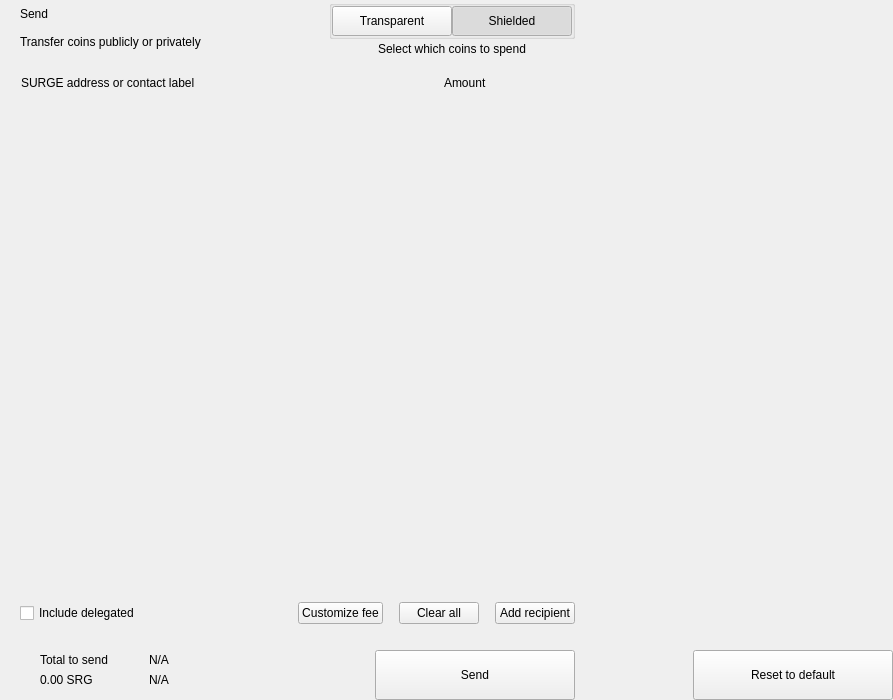
<?xml version="1.0" encoding="UTF-8"?>
<ui version="4.0">
 <class>send</class>
 <widget class="QWidget" name="send">
  <property name="geometry">
   <rect>
    <x>0</x>
    <y>0</y>
    <width>893</width>
    <height>700</height>
   </rect>
  </property>
  <property name="windowTitle">
   <string>Form</string>
  </property>
  <layout class="QHBoxLayout" name="horizontalLayout_2" stretch="2,1">
   <property name="spacing">
    <number>0</number>
   </property>
   <property name="leftMargin">
    <number>0</number>
   </property>
   <property name="topMargin">
    <number>0</number>
   </property>
   <property name="rightMargin">
    <number>0</number>
   </property>
   <property name="bottomMargin">
    <number>0</number>
   </property>
   <item>
    <widget class="QWidget" name="left" native="true">
     <layout class="QVBoxLayout" name="verticalLayout_3">
      <property name="spacing">
       <number>0</number>
      </property>
      <property name="leftMargin">
       <number>0</number>
      </property>
      <property name="topMargin">
       <number>0</number>
      </property>
      <property name="rightMargin">
       <number>0</number>
      </property>
      <property name="bottomMargin">
       <number>0</number>
      </property>
      <item>
       <layout class="QVBoxLayout" name="verticalLayout_22" stretch="0,0,0,1,0,0,0,0">
        <property name="spacing">
         <number>0</number>
        </property>
        <item>
         <layout class="QHBoxLayout" name="horizontalLayout_3">
          <property name="spacing">
           <number>0</number>
          </property>
          <property name="leftMargin">
           <number>20</number>
          </property>
          <property name="rightMargin">
           <number>20</number>
          </property>
          <item>
           <layout class="QVBoxLayout" name="verticalLayout">
            <property name="spacing">
             <number>0</number>
            </property>
            <item>
             <widget class="QLabel" name="labelTitle">
              <property name="text">
               <string>Send</string>
              </property>
              <property name="alignment">
               <set>Qt::AlignLeading|Qt::AlignLeft|Qt::AlignVCenter</set>
              </property>
             </widget>
            </item>
            <item>
             <widget class="QLabel" name="labelSubtitle1">
              <property name="text">
               <string>Transfer coins publicly or privately</string>
              </property>
             </widget>
            </item>
           </layout>
          </item>
          <item>
           <spacer name="horizontalSpacer">
            <property name="orientation">
             <enum>Qt::Horizontal</enum>
            </property>
            <property name="sizeHint" stdset="0">
             <size>
              <width>40</width>
              <height>20</height>
             </size>
            </property>
           </spacer>
          </item>
          <item>
           <layout class="QVBoxLayout" name="verticalLayout_6">
            <property name="spacing">
             <number>3</number>
            </property>
            <item alignment="Qt::AlignHCenter">
             <widget class="QGroupBox" name="groupBox">
              <property name="styleSheet">
               <string notr="true">#groupBox{
padding-top:2px;
}</string>
              </property>
              <property name="title">
               <string/>
              </property>
              <property name="alignment">
               <set>Qt::AlignCenter</set>
              </property>
              <layout class="QHBoxLayout" name="horizontalLayout_4">
               <property name="spacing">
                <number>0</number>
               </property>
               <property name="leftMargin">
                <number>0</number>
               </property>
               <property name="topMargin">
                <number>0</number>
               </property>
               <property name="rightMargin">
                <number>0</number>
               </property>
               <property name="bottomMargin">
                <number>0</number>
               </property>
               <item>
                <widget class="QPushButton" name="pushLeft">
                 <property name="minimumSize">
                  <size>
                   <width>120</width>
                   <height>30</height>
                  </size>
                 </property>
                 <property name="maximumSize">
                  <size>
                   <width>120</width>
                   <height>30</height>
                  </size>
                 </property>
                 <property name="focusPolicy">
                  <enum>Qt::NoFocus</enum>
                 </property>
                 <property name="text">
                  <string>Transparent</string>
                 </property>
                 <property name="checkable">
                  <bool>true</bool>
                 </property>
                 <property name="autoExclusive">
                  <bool>true</bool>
                 </property>
                </widget>
               </item>
               <item>
                <widget class="QPushButton" name="pushRight">
                 <property name="minimumSize">
                  <size>
                   <width>120</width>
                   <height>30</height>
                  </size>
                 </property>
                 <property name="maximumSize">
                  <size>
                   <width>120</width>
                   <height>30</height>
                  </size>
                 </property>
                 <property name="focusPolicy">
                  <enum>Qt::NoFocus</enum>
                 </property>
                 <property name="text">
                  <string>Shielded</string>
                 </property>
                 <property name="checkable">
                  <bool>true</bool>
                 </property>
                 <property name="checked">
                  <bool>true</bool>
                 </property>
                 <property name="autoExclusive">
                  <bool>true</bool>
                 </property>
                </widget>
               </item>
              </layout>
             </widget>
            </item>
            <item alignment="Qt::AlignHCenter|Qt::AlignTop">
             <widget class="QLabel" name="labelSubtitle2">
              <property name="styleSheet">
               <string notr="true"/>
              </property>
              <property name="text">
               <string>Select which coins to spend</string>
              </property>
              <property name="alignment">
               <set>Qt::AlignCenter</set>
              </property>
              <property name="indent">
               <number>0</number>
              </property>
             </widget>
            </item>
           </layout>
          </item>
         </layout>
        </item>
        <item>
         <spacer name="verticalSpacer_2">
          <property name="orientation">
           <enum>Qt::Vertical</enum>
          </property>
          <property name="sizeType">
           <enum>QSizePolicy::Fixed</enum>
          </property>
          <property name="sizeHint" stdset="0">
           <size>
            <width>20</width>
            <height>20</height>
           </size>
          </property>
         </spacer>
        </item>
        <item>
         <layout class="QHBoxLayout" name="horizontalLayout" stretch="6,0,2">
          <property name="spacing">
           <number>0</number>
          </property>
          <property name="leftMargin">
           <number>10</number>
          </property>
          <property name="topMargin">
           <number>0</number>
          </property>
          <property name="rightMargin">
           <number>20</number>
          </property>
          <property name="bottomMargin">
           <number>0</number>
          </property>
          <item>
           <widget class="QLabel" name="labelSubtitleAddress">
            <property name="styleSheet">
             <string notr="true">margin-left:8px;</string>
            </property>
            <property name="text">
             <string>SURGE address or contact label</string>
            </property>
           </widget>
          </item>
          <item>
           <spacer name="horizontalSpacer_3">
            <property name="orientation">
             <enum>Qt::Horizontal</enum>
            </property>
            <property name="sizeType">
             <enum>QSizePolicy::Fixed</enum>
            </property>
            <property name="sizeHint" stdset="0">
             <size>
              <width>40</width>
              <height>1</height>
             </size>
            </property>
           </spacer>
          </item>
          <item>
           <widget class="QLabel" name="labelSubtitleAmount">
            <property name="text">
             <string>Amount</string>
            </property>
           </widget>
          </item>
         </layout>
        </item>
        <item>
         <widget class="QScrollArea" name="scrollArea">
          <property name="minimumSize">
           <size>
            <width>0</width>
            <height>350</height>
           </size>
          </property>
          <property name="styleSheet">
           <string notr="true">#scrollArea {
            background:transparent;
            margin-top:10px;
}</string>
          </property>
          <property name="horizontalScrollBarPolicy">
           <enum>Qt::ScrollBarAlwaysOff</enum>
          </property>
          <property name="sizeAdjustPolicy">
           <enum>QAbstractScrollArea::AdjustIgnored</enum>
          </property>
          <property name="widgetResizable">
           <bool>true</bool>
          </property>
          <property name="alignment">
           <set>Qt::AlignLeading|Qt::AlignLeft|Qt::AlignTop</set>
          </property>
          <widget class="QWidget" name="scrollAreaWidgetContents">
           <property name="geometry">
            <rect>
             <x>0</x>
             <y>0</y>
             <width>591</width>
             <height>16</height>
            </rect>
           </property>
           <property name="sizePolicy">
            <sizepolicy hsizetype="Preferred" vsizetype="Maximum">
             <horstretch>0</horstretch>
             <verstretch>0</verstretch>
            </sizepolicy>
           </property>
           <property name="autoFillBackground">
            <bool>false</bool>
           </property>
           <property name="styleSheet">
            <string notr="true">#scrollAreaWidgetContents {
             background:transparent;
             }</string>
           </property>
           <layout class="QVBoxLayout" name="verticalLayout_7">
            <property name="spacing">
             <number>0</number>
            </property>
            <property name="sizeConstraint">
             <enum>QLayout::SetDefaultConstraint</enum>
            </property>
            <property name="leftMargin">
             <number>0</number>
            </property>
            <property name="topMargin">
             <number>0</number>
            </property>
            <property name="rightMargin">
             <number>0</number>
            </property>
            <property name="bottomMargin">
             <number>0</number>
            </property>
           </layout>
          </widget>
         </widget>
        </item>
        <item>
         <spacer name="verticalSpacer_4">
          <property name="orientation">
           <enum>Qt::Vertical</enum>
          </property>
          <property name="sizeType">
           <enum>QSizePolicy::Fixed</enum>
          </property>
          <property name="sizeHint" stdset="0">
           <size>
            <width>20</width>
            <height>20</height>
           </size>
          </property>
         </spacer>
        </item>
        <item>
         <layout class="QHBoxLayout" name="horizontalLayout_20">
          <property name="spacing">
           <number>6</number>
          </property>
          <property name="leftMargin">
           <number>20</number>
          </property>
          <property name="rightMargin">
           <number>20</number>
          </property>
          <item>
           <widget class="QCheckBox" name="checkBoxDelegations">
            <property name="layoutDirection">
             <enum>Qt::LeftToRight</enum>
            </property>
            <property name="text">
             <string>Include delegated</string>
            </property>
           </widget>
          </item>
          <item>
           <spacer name="horizontalSpacer_4">
            <property name="orientation">
             <enum>Qt::Horizontal</enum>
            </property>
            <property name="sizeHint" stdset="0">
             <size>
              <width>10</width>
              <height>20</height>
             </size>
            </property>
           </spacer>
          </item>
          <item>
           <widget class="QPushButton" name="pushButtonFee">
            <property name="focusPolicy">
             <enum>Qt::NoFocus</enum>
            </property>
            <property name="text">
             <string>Customize fee</string>
            </property>
           </widget>
          </item>
          <item>
           <spacer name="horizontalSpacer_11">
            <property name="orientation">
             <enum>Qt::Horizontal</enum>
            </property>
            <property name="sizeType">
             <enum>QSizePolicy::Minimum</enum>
            </property>
            <property name="sizeHint" stdset="0">
             <size>
              <width>10</width>
              <height>20</height>
             </size>
            </property>
           </spacer>
          </item>
          <item>
           <widget class="QPushButton" name="pushButtonClear">
            <property name="focusPolicy">
             <enum>Qt::NoFocus</enum>
            </property>
            <property name="layoutDirection">
             <enum>Qt::RightToLeft</enum>
            </property>
            <property name="text">
             <string>Clear all</string>
            </property>
           </widget>
          </item>
          <item>
           <spacer name="horizontalSpacer_6">
            <property name="orientation">
             <enum>Qt::Horizontal</enum>
            </property>
            <property name="sizeType">
             <enum>QSizePolicy::Fixed</enum>
            </property>
            <property name="sizeHint" stdset="0">
             <size>
              <width>10</width>
              <height>20</height>
             </size>
            </property>
           </spacer>
          </item>
          <item>
           <widget class="QPushButton" name="pushButtonAddRecipient">
            <property name="focusPolicy">
             <enum>Qt::NoFocus</enum>
            </property>
            <property name="text">
             <string>Add recipient</string>
            </property>
           </widget>
          </item>
         </layout>
        </item>
        <item>
         <spacer name="verticalSpacer">
          <property name="orientation">
           <enum>Qt::Vertical</enum>
          </property>
          <property name="sizeType">
           <enum>QSizePolicy::Fixed</enum>
          </property>
          <property name="sizeHint" stdset="0">
           <size>
            <width>20</width>
            <height>16</height>
           </size>
          </property>
         </spacer>
        </item>
        <item>
         <layout class="QHBoxLayout" name="horizontalLayout_7">
          <property name="rightMargin">
           <number>20</number>
          </property>
          <item>
           <layout class="QHBoxLayout" name="horizontalLayout_10">
            <property name="spacing">
             <number>0</number>
            </property>
            <property name="leftMargin">
             <number>8</number>
            </property>
            <item>
             <widget class="QStackedWidget" name="stackedWidget">
              <property name="minimumSize">
               <size>
                <width>0</width>
                <height>60</height>
               </size>
              </property>
              <property name="maximumSize">
               <size>
                <width>16777215</width>
                <height>60</height>
               </size>
              </property>
              <widget class="QWidget" name="page1">
               <layout class="QVBoxLayout" name="verticalLayout_71" stretch="0">
                <property name="spacing">
                 <number>6</number>
                </property>
                <property name="leftMargin">
                 <number>12</number>
                </property>
                <property name="topMargin">
                 <number>0</number>
                </property>
                <property name="rightMargin">
                 <number>0</number>
                </property>
                <property name="bottomMargin">
                 <number>0</number>
                </property>
                <item>
                 <widget class="QWidget" name="coinWidget" native="true">
                  <property name="minimumSize">
                   <size>
                    <width>0</width>
                    <height>60</height>
                   </size>
                  </property>
                  <property name="maximumSize">
                   <size>
                    <width>16777215</width>
                    <height>60</height>
                   </size>
                  </property>
                  <layout class="QHBoxLayout" name="horizontalLayout_9">
                   <property name="spacing">
                    <number>0</number>
                   </property>
                   <property name="leftMargin">
                    <number>20</number>
                   </property>
                   <property name="topMargin">
                    <number>10</number>
                   </property>
                   <property name="rightMargin">
                    <number>20</number>
                   </property>
                   <property name="bottomMargin">
                    <number>10</number>
                   </property>
                   <item>
                    <layout class="QVBoxLayout" name="verticalSend">
                     <property name="spacing">
                      <number>0</number>
                     </property>
                     <item>
                      <widget class="QLabel" name="labelTitleTotalSend">
                       <property name="text">
                        <string>Total to send</string>
                       </property>
                      </widget>
                     </item>
                     <item>
                      <widget class="QLabel" name="labelAmountSend">
                       <property name="text">
                        <string notr="true">0.00 SRG</string>
                       </property>
                      </widget>
                     </item>
                    </layout>
                   </item>
                   <item>
                    <spacer name="horizontalSpacer_9">
                     <property name="orientation">
                      <enum>Qt::Horizontal</enum>
                     </property>
                     <property name="sizeType">
                      <enum>QSizePolicy::Fixed</enum>
                     </property>
                     <property name="sizeHint" stdset="0">
                      <size>
                       <width>20</width>
                       <height>20</height>
                      </size>
                     </property>
                    </spacer>
                   </item>
                   <item>
                    <widget class="QLabel" name="labelLine">
                     <property name="minimumSize">
                      <size>
                       <width>1</width>
                       <height>0</height>
                      </size>
                     </property>
                     <property name="maximumSize">
                      <size>
                       <width>1</width>
                       <height>16777215</height>
                      </size>
                     </property>
                     <property name="text">
                      <string/>
                     </property>
                    </widget>
                   </item>
                   <item>
                    <spacer name="horizontalSpacer_10">
                     <property name="orientation">
                      <enum>Qt::Horizontal</enum>
                     </property>
                     <property name="sizeType">
                      <enum>QSizePolicy::Fixed</enum>
                     </property>
                     <property name="sizeHint" stdset="0">
                      <size>
                       <width>20</width>
                       <height>20</height>
                      </size>
                     </property>
                    </spacer>
                   </item>
                   <item>
                    <layout class="QVBoxLayout" name="verticalRemaining">
                     <property name="spacing">
                      <number>0</number>
                     </property>
                     <item>
                      <widget class="QLabel" name="labelTitleTotalRemaining">
                       <property name="text">
                        <string notr="true">N/A</string>
                       </property>
                      </widget>
                     </item>
                     <item>
                      <widget class="QLabel" name="labelAmountRemaining">
                       <property name="text">
                        <string notr="true">N/A</string>
                       </property>
                      </widget>
                     </item>
                    </layout>
                   </item>
                  </layout>
                 </widget>
                </item>
               </layout>
              </widget>
              <widget class="QWidget" name="page_2"/>
             </widget>
            </item>
           </layout>
          </item>
          <item>
           <spacer name="horizontalSpacer_5">
            <property name="orientation">
             <enum>Qt::Horizontal</enum>
            </property>
            <property name="sizeType">
             <enum>QSizePolicy::Expanding</enum>
            </property>
            <property name="sizeHint" stdset="0">
             <size>
              <width>40</width>
              <height>20</height>
             </size>
            </property>
           </spacer>
          </item>
          <item alignment="Qt::AlignBottom">
           <widget class="QPushButton" name="pushButtonSave">
            <property name="minimumSize">
             <size>
              <width>200</width>
              <height>50</height>
             </size>
            </property>
            <property name="maximumSize">
             <size>
              <width>200</width>
              <height>50</height>
             </size>
            </property>
            <property name="focusPolicy">
             <enum>Qt::NoFocus</enum>
            </property>
            <property name="text">
             <string>Send</string>
            </property>
           </widget>
          </item>
         </layout>
        </item>
       </layout>
      </item>
     </layout>
    </widget>
   </item>
   <item>
    <widget class="QWidget" name="right" native="true">
     <layout class="QVBoxLayout" name="verticalLayout_5">
      <property name="leftMargin">
       <number>0</number>
      </property>
      <property name="topMargin">
       <number>0</number>
      </property>
      <property name="rightMargin">
       <number>0</number>
      </property>
      <property name="bottomMargin">
       <number>0</number>
      </property>
      <item>
       <layout class="QVBoxLayout" name="verticalLayout_4">
        <property name="spacing">
         <number>6</number>
        </property>
        <item>
         <widget class="OptionButton" name="btnCoinControl" native="true">
          <property name="minimumSize">
           <size>
            <width>0</width>
            <height>50</height>
           </size>
          </property>
         </widget>
        </item>
        <item>
         <widget class="OptionButton" name="btnChangeAddress" native="true">
          <property name="minimumSize">
           <size>
            <width>0</width>
            <height>50</height>
           </size>
          </property>
         </widget>
        </item>
        <item>
         <widget class="OptionButton" name="btnUri" native="true">
          <property name="minimumSize">
           <size>
            <width>0</width>
            <height>50</height>
           </size>
          </property>
         </widget>
        </item>
        <item>
         <widget class="OptionButton" name="btnShieldCoins" native="true">
          <property name="minimumSize">
           <size>
            <width>0</width>
            <height>50</height>
           </size>
          </property>
         </widget>
        </item>
        <item>
         <spacer name="verticalSpacer_5">
          <property name="orientation">
           <enum>Qt::Vertical</enum>
          </property>
          <property name="sizeHint" stdset="0">
           <size>
            <width>20</width>
            <height>40</height>
           </size>
          </property>
         </spacer>
        </item>
        <item>
         <layout class="QHBoxLayout" name="horizontalLayout_8">
          <item>
           <spacer name="horizontalSpacer_7">
            <property name="orientation">
             <enum>Qt::Horizontal</enum>
            </property>
            <property name="sizeHint" stdset="0">
             <size>
              <width>40</width>
              <height>20</height>
             </size>
            </property>
           </spacer>
          </item>
          <item>
           <widget class="QPushButton" name="pushButtonReset">
            <property name="minimumSize">
             <size>
              <width>200</width>
              <height>50</height>
             </size>
            </property>
            <property name="maximumSize">
             <size>
              <width>200</width>
              <height>50</height>
             </size>
            </property>
            <property name="focusPolicy">
             <enum>Qt::NoFocus</enum>
            </property>
            <property name="text">
             <string>Reset to default</string>
            </property>
           </widget>
          </item>
         </layout>
        </item>
       </layout>
      </item>
     </layout>
    </widget>
   </item>
  </layout>
 </widget>
 <customwidgets>
  <customwidget>
   <class>OptionButton</class>
   <extends>QWidget</extends>
   <header>qt/surge/optionbutton.h</header>
   <container>1</container>
  </customwidget>
 </customwidgets>
 <resources/>
 <connections/>
</ui>
